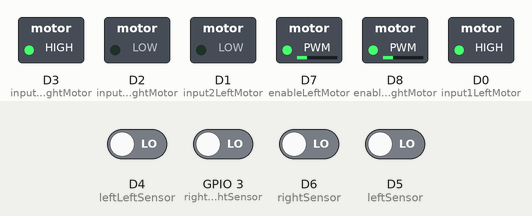
Recording of a program running on a simulated ESP8266 (NodeMCU). Parts: switched loads named in the program (green lamp = pin HIGH). The test bench sets the inputs (shaded band); at power-on: D4 (leftLeftSensor), D5 (leftSensor), D6 (rightSensor), GPIO 3 (rightRightSensor) LOW.

Above: at 1.2 s.
1.3 s: D4 (leftLeftSensor) driven HIGH
At 2.3 s:
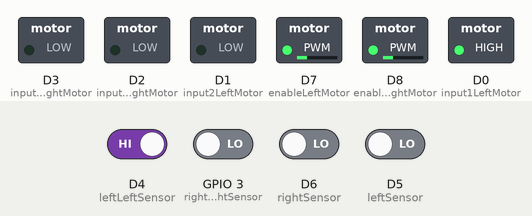
2.8 s: GPIO 3 (rightRightSensor) driven HIGH
At 3.5 s:
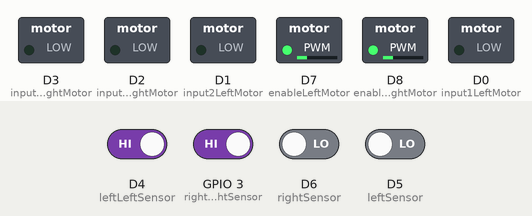
4.3 s: D6 (rightSensor) driven HIGH
At 4.6 s:
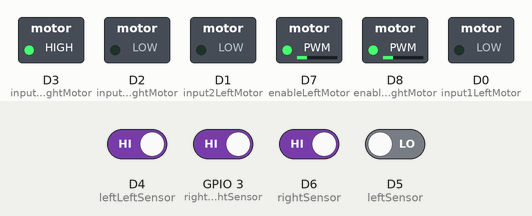
5.8 s: D4 (leftLeftSensor) driven LOW
At 7.0 s:
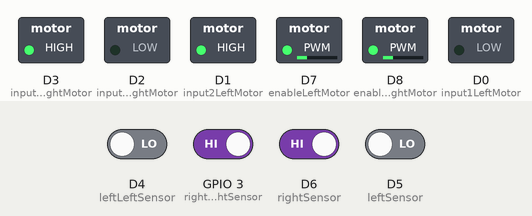
7.3 s: D4 (leftLeftSensor) driven HIGH and GPIO 3 (rightRightSensor) driven LOW and D6 (rightSensor) driven LOW and D5 (leftSensor) driven HIGH
At 8.1 s:
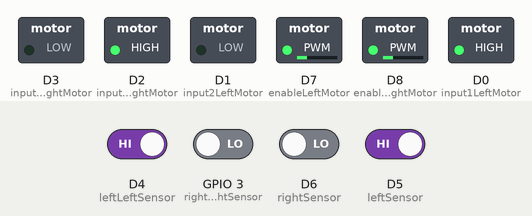
Timing chart, 0 to 9.8 s (numbered marks = the images above; inputs shaded):
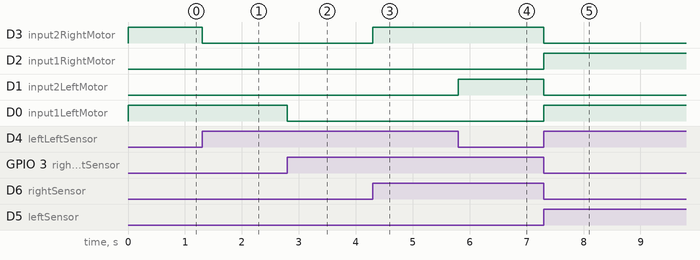

Measured:
- after the input at 1.3 s, D3 (input2RightMotor): HIGH → LOW at once
- after the input at 2.8 s, D0 (input1LeftMotor): HIGH → LOW at once
- after the input at 4.3 s, D3 (input2RightMotor): LOW → HIGH at once
- after the input at 5.8 s, D1 (input2LeftMotor): LOW → HIGH at once
- after the input at 7.3 s, D3 (input2RightMotor), D1 (input2LeftMotor): HIGH → LOW at once; D2 (input1RightMotor), D0 (input1LeftMotor): LOW → HIGH at once

The program:

main.cpp
```cpp
#include <Arduino.h>

// // Setting PWM properties
// const int freq = 30000;
// const int pwmChannel = 0;
// const int resolution = 8;
// int dutyCycle = 200;

uint8_t enableLeftMotor = D7;
uint8_t enableRightMotor = D8;

uint8_t input1LeftMotor = D0;
uint8_t input2LeftMotor = D1;
uint8_t input1RightMotor = D2;
uint8_t input2RightMotor = D3;

uint8_t leftSensor = D5;//middle
uint8_t rightSensor = D6;//middle
uint8_t leftLeftSensor = D4;
uint8_t rightRightSensor = D9;


void setup() {

  pinMode(leftSensor, INPUT);
  pinMode(rightSensor, INPUT);
  pinMode(leftLeftSensor, INPUT);
  pinMode(rightRightSensor, INPUT);

  pinMode(input1LeftMotor, OUTPUT);//motor1
  pinMode(input2LeftMotor, OUTPUT);//motor1
  pinMode(enableLeftMotor, OUTPUT);//enable1
  pinMode(input1RightMotor, OUTPUT);//motor2
  pinMode(input2RightMotor, OUTPUT);//motor2
  pinMode(enableRightMotor, OUTPUT);//en2

  analogWriteRange(100);
  analogWriteFreq(100);
  analogWrite(enableLeftMotor, 25);
  analogWrite(enableRightMotor, 25);

//move forward
  digitalWrite(input1LeftMotor, 1);
  digitalWrite(input2LeftMotor, 0);
  digitalWrite(input1RightMotor, 0);
  digitalWrite(input2RightMotor, 1);
}

void turnLeft(){
  digitalWrite(input1LeftMotor, 0);
  digitalWrite(input2LeftMotor, 0);
  digitalWrite(input1RightMotor, 0);
  digitalWrite(input2RightMotor, 1);
}

void turnRight(){
  digitalWrite(input1LeftMotor, 1);
  digitalWrite(input2LeftMotor, 0);
  digitalWrite(input1RightMotor, 0);
  digitalWrite(input2RightMotor, 0);
}

void goForward(){
  digitalWrite(input1LeftMotor, 1);
  digitalWrite(input2LeftMotor, 0);
  digitalWrite(input1RightMotor, 0);
  digitalWrite(input2RightMotor, 1);
}

void stop(){
  digitalWrite(input1LeftMotor, 0);
  digitalWrite(input2LeftMotor, 0);
  digitalWrite(input1RightMotor, 0);
  digitalWrite(input2RightMotor, 0);
}

void turnLeft90deg(){
  digitalWrite(input1LeftMotor, 0);
  digitalWrite(input2LeftMotor, 1);
  digitalWrite(input1RightMotor, 0);
  digitalWrite(input2RightMotor, 1);
}

void turnRight90deg(){
  digitalWrite(input1LeftMotor, 1);
  digitalWrite(input2LeftMotor, 0);
  digitalWrite(input1RightMotor, 1);
  digitalWrite(input2RightMotor, 0);
}

void loop() {

  // digitalRead(D5) == 0 ? Serial.println("black") : Serial.println("white");
    // delay(1000);


 // if(digitalRead(leftLeftSensor) == 1 && digitalRead(rightRightSensor) == 1){
    if(digitalRead(leftSensor) == 1 && digitalRead(rightSensor) == 1 && digitalRead(leftLeftSensor) == 1 && digitalRead(rightRightSensor) == 1){
      goForward();
    }
    if(digitalRead(leftSensor) == 0 && digitalRead(rightSensor) == 1 && digitalRead(leftLeftSensor) == 1 && digitalRead(rightRightSensor) == 1){
      turnLeft();
    }
    if(digitalRead(leftSensor) == 1 && digitalRead(rightSensor) == 0 && digitalRead(leftLeftSensor) == 1 && digitalRead(rightRightSensor) == 1){
      turnRight();
    }
    if(digitalRead(leftSensor) == 0 && digitalRead(rightSensor) == 0 && digitalRead(leftLeftSensor) == 1 && digitalRead(rightRightSensor) == 1){
      stop();
    }
  //} else{

    if(digitalRead(leftLeftSensor) == 1 && digitalRead(leftSensor) == 1 && digitalRead(rightSensor) == 1 && digitalRead(rightRightSensor) == 0){
      turnRight();
    }
    if(digitalRead(leftLeftSensor) == 1 && digitalRead(leftSensor) == 1 && digitalRead(rightSensor) == 0 && digitalRead(rightRightSensor) == 0){
      while (digitalRead(rightRightSensor) == 0)
      {
        turnRight90deg();
      }
    }
    if(digitalRead(leftLeftSensor) == 1 && digitalRead(leftSensor) == 0 && digitalRead(rightSensor) == 0 && digitalRead(rightRightSensor) == 0){
      turnRight();//
    }
    if(digitalRead(leftLeftSensor) == 0 && digitalRead(leftSensor) == 1 && digitalRead(rightSensor) == 1 && digitalRead(rightRightSensor) == 1){
      turnLeft();
    }
    if(digitalRead(leftLeftSensor) == 0 && digitalRead(leftSensor) == 0 && digitalRead(rightSensor) == 1 && digitalRead(rightRightSensor) == 1){
      while (digitalRead(leftLeftSensor) == 0)
      {
        turnLeft90deg();
      }
    }
    if(digitalRead(leftLeftSensor) == 0 && digitalRead(leftSensor) == 0 && digitalRead(rightSensor) == 0 && digitalRead(rightRightSensor) == 1){
      turnLeft();//
    }
    if(digitalRead(leftLeftSensor) == 0 && digitalRead(leftSensor) == 0 && digitalRead(rightSensor) == 0 && digitalRead(rightRightSensor) == 0){
      goForward();
    }
      //goForward();
    // if(digitalRead(leftLeftSensor) == 0 && digitalRead(leftSensor) == 0){//90 degree left turn
    //   while(digitalRead(leftLeftSensor) == 0){
    //     turnLeft90deg();
    //   }
    // }
    // if(digitalRead(rightRightSensor) == 0 && digitalRead(rightSensor) == 0){//90 degree right turn
    //   while(digitalRead(rightRightSensor) == 0){
    //     turnRight90deg();
    //   }
    // }


  //}


}
```
